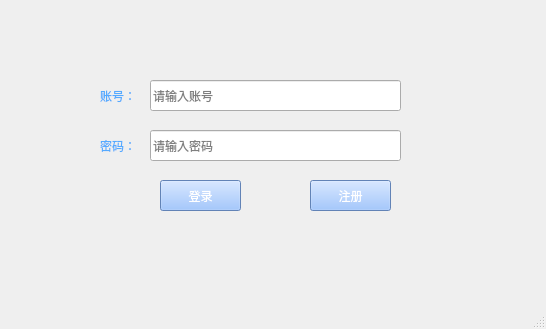
<?xml version="1.0" encoding="UTF-8"?>
<ui version="4.0">
 <class>MainWindow</class>
 <widget class="QMainWindow" name="MainWindow">
  <property name="geometry">
   <rect>
    <x>0</x>
    <y>0</y>
    <width>546</width>
    <height>329</height>
   </rect>
  </property>
  <property name="windowTitle">
   <string>MainWindow</string>
  </property>
  <widget class="QWidget" name="centralwidget">
   <widget class="QLineEdit" name="lineEdit">
    <property name="geometry">
     <rect>
      <x>150</x>
      <y>80</y>
      <width>251</width>
      <height>31</height>
     </rect>
    </property>
    <property name="echoMode">
     <enum>QLineEdit::Normal</enum>
    </property>
    <property name="placeholderText">
     <string>请输入账号</string>
    </property>
   </widget>
   <widget class="QLineEdit" name="lineEdit_2">
    <property name="geometry">
     <rect>
      <x>150</x>
      <y>130</y>
      <width>251</width>
      <height>31</height>
     </rect>
    </property>
    <property name="text">
     <string/>
    </property>
    <property name="echoMode">
     <enum>QLineEdit::Password</enum>
    </property>
    <property name="placeholderText">
     <string>请输入密码</string>
    </property>
   </widget>
   <widget class="QLabel" name="label">
    <property name="geometry">
     <rect>
      <x>100</x>
      <y>80</y>
      <width>71</width>
      <height>31</height>
     </rect>
    </property>
    <property name="styleSheet">
     <string notr="true">color: rgb(85, 170, 255);</string>
    </property>
    <property name="text">
     <string>账号：</string>
    </property>
   </widget>
   <widget class="QLabel" name="label_3">
    <property name="geometry">
     <rect>
      <x>100</x>
      <y>130</y>
      <width>71</width>
      <height>31</height>
     </rect>
    </property>
    <property name="styleSheet">
     <string notr="true">color: rgb(85, 170, 255);</string>
    </property>
    <property name="text">
     <string>密码：</string>
    </property>
   </widget>
   <widget class="QPushButton" name="pushButton">
    <property name="geometry">
     <rect>
      <x>160</x>
      <y>180</y>
      <width>81</width>
      <height>31</height>
     </rect>
    </property>
    <property name="styleSheet">
     <string notr="true">font: 9pt &quot;黑体&quot;;
color: rgb(255, 255, 255);
background-color: rgb(137, 184, 255);</string>
    </property>
    <property name="text">
     <string>登录</string>
    </property>
   </widget>
   <widget class="QPushButton" name="pushButton_2">
    <property name="geometry">
     <rect>
      <x>310</x>
      <y>180</y>
      <width>81</width>
      <height>31</height>
     </rect>
    </property>
    <property name="styleSheet">
     <string notr="true">font: 9pt &quot;黑体&quot;;
color: rgb(255, 255, 255);
background-color: rgb(137, 184, 255);</string>
    </property>
    <property name="text">
     <string>注册</string>
    </property>
   </widget>
  </widget>
  <widget class="QMenuBar" name="menubar">
   <property name="geometry">
    <rect>
     <x>0</x>
     <y>0</y>
     <width>546</width>
     <height>23</height>
    </rect>
   </property>
  </widget>
  <widget class="QStatusBar" name="statusbar"/>
 </widget>
 <resources>
  <include location="../../数据库课设/ui/img_rcc.qrc"/>
 </resources>
 <connections/>
</ui>
